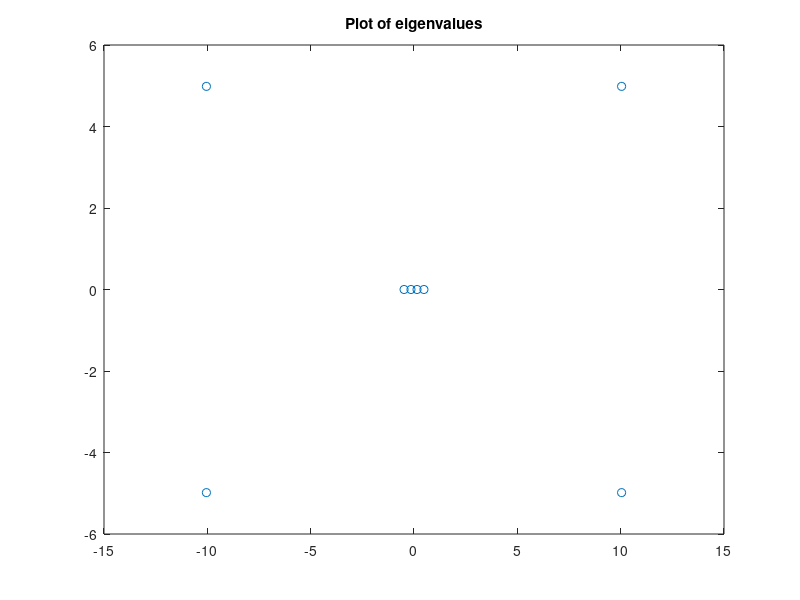

This figure's MATLAB source: (Note: this script raises an error after producing the figure.)
clc;
clear;
rng(1)
format long e
% create H_tilde---------------------------------------------------
a_11 = [0 0.1; -0.1 0];
a_21 = zeros(2);
a_12 = zeros(2);
a_22 = [10 5; -5 10];
A = [a_11 a_12; a_21 a_22];
B = randi(5,4);
G = B*B'*10^(-2);
H = G;
H_t = [A G; H -A'];
%-------------------------------------------------------------------
%Compute eigenvalues
Lambda = eig(H_t);
figure(1)
plot(Lambda,'o')
title('Plot of eigenvalues')
%Choose eigenvalues
a = real(Lambda(1));
b = real(Lambda(7));
h = imag(Lambda(1));
l = imag(Lambda(7));

%find the case of gamma formula-------------------
C = (l^2-h^2)/(b-a);
test = (l^2/b)-a;
test_left = -(b-a)+2*h^2/a;
test_right = (b-a)+2*l^2/b;
%Compute gamma
if C <= test
    if C < test_left
        gamma = sqrt(a^2+h^2);
    elseif C > test_right
        gamma = sqrt(b^2+l^2);
    else
        gamma = sqrt(a*b+(a*l^2-b*h^2)/(b-a));
    end
else
    gamma = sqrt(b^2+l^2);
end
gamma_opt=gamma;
%-------------------------------------------------
%Compute A0 G0 H0 of SDA
A_gamma = A-gamma*eye(4);
W_gamma = A_gamma'+H*inv(A_gamma)*G;

A_prime = eye(4)+2*gamma*(inv(W_gamma))';
G_prime = -2*gamma*(inv(W_gamma))'*G*(inv(A_gamma))';
H_prime = -2*gamma*inv(W_gamma)*H*inv(A_gamma);
%---------------------------------------------------
% Slove SDA, output the step and solution X.
[it1,X] = SDA(A_prime,G_prime,H_prime)
rsdl = norm(-X*G*X-A'*X-X*A+H)
%---------------------------------------------------
% Change gamma and repeat the process.
% inital gamma = 0.01
gamma_step = 0.01;
it_sum = zeros(1,1000);
rsd_sum = zeros(1,1000);
gamma_sum =zeros(1,1000);
for k=1:1000
    gamma = 0.01 + gamma_step * k;
    A_gamma = A-gamma*eye(4);
    W_gamma = A_gamma'+H*inv(A_gamma)*G;
    A_prime = eye(4)+2*gamma*(inv(W_gamma))';
    G_prime = -2*gamma*(inv(W_gamma))'*G*(inv(A_gamma))';
    H_prime = -2*gamma*inv(W_gamma)*H*inv(A_gamma);
    [it,X] = SDA(A_prime,G_prime,H_prime);
    rsd = norm(-X*G*X-A'*X-X*A+H);
    it_sum(k) =it;
    rsd_sum(k) = rsd;
    gamma_sum(k) = gamma;
end
figure(2)
plot(gamma_sum,it_sum,'-')
hold on 
plot(gamma_opt,it1,'o')
hold off
xlabel('\gamma')
ylabel('iteration')
figure(3)
plot(gamma_sum,rsd_sum,'-')
hold on 
plot(gamma_opt,rsdl,'o')
hold off
xlabel('\gamma')
ylabel('residual')
